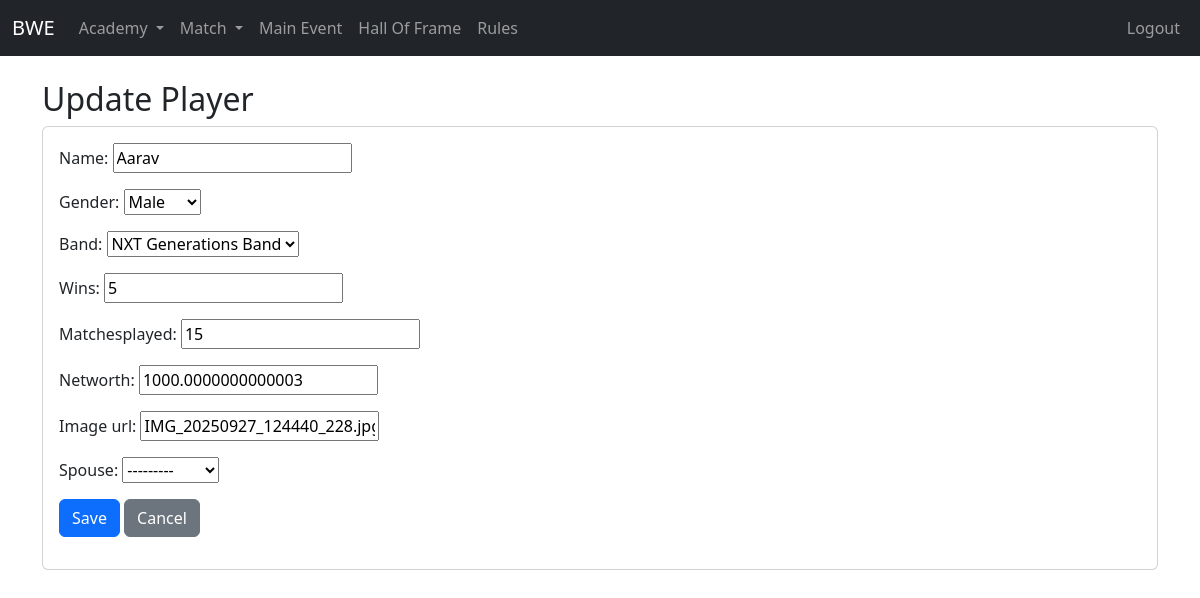
The page /academy/players/111/edit/ (signed in) on the database as committed earlier.
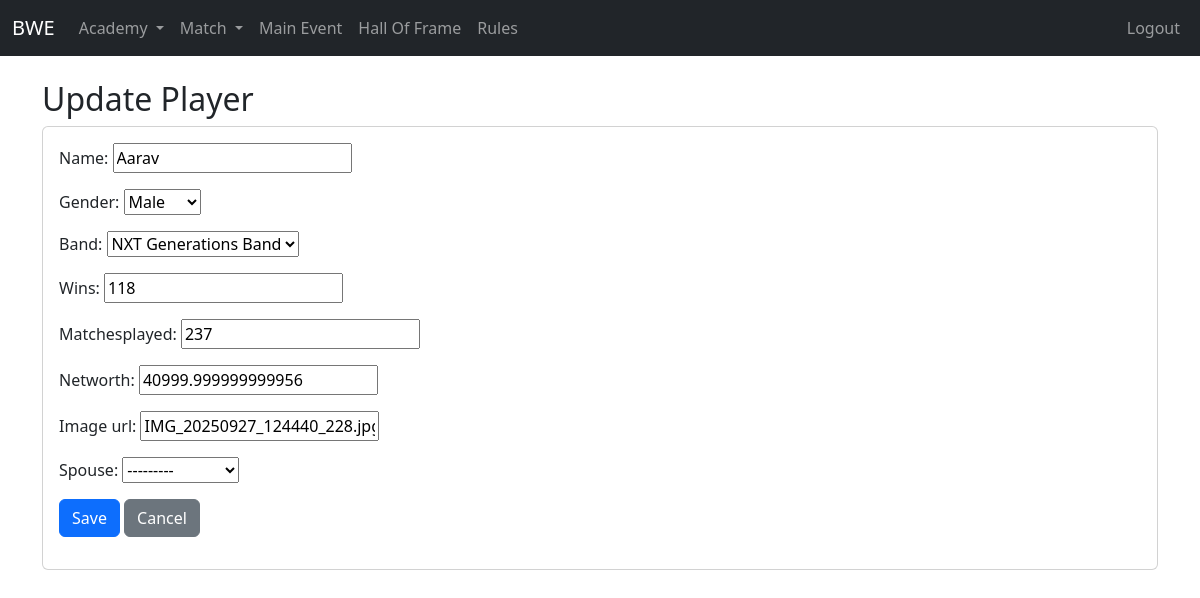
The same page on the database as committed later.
### academy/models.py (models this page shows, shortened)
class Player(models.Model):
    GENDER_CHOICES = [
        ('Male', 'Male'),
        ('Female', 'Female'),
    ]
    name = models.CharField(max_length=200)
    gender = models.CharField(max_length=10, choices=GENDER_CHOICES)
    band = models.ForeignKey(Band, on_delete=models.CASCADE, related_name='player_band')
    wins = models.PositiveIntegerField(default=0)
    matchesplayed = models.PositiveIntegerField(default=0)
    winningpercentage = models.FloatField(default=0)
    networth = models.FloatField(default=0)
    image_url = models.CharField(max_length=120, null=True, blank=True)
    is_active = models.BooleanField(default=True)
    objects = ActivePlayerManager()
    all_objects = models.Manager()
    spouse = models.OneToOneField(
        'self',
        on_delete=models.SET_NULL,
        null=True,
        blank=True,
        related_name="partner"
    )
    def __str__(self):
        return self.name

class Band(models.Model):
    name = models.CharField(max_length=200)
    networth = models.FloatField(default=0)
    image_url = models.CharField(max_length=120, null=True, blank=True)
    emoji = models.CharField(max_length=5, null=True, blank=True)
    def __str__(self):
        return self.name

### academy/views.py (the view)
# urls.py: path('players/<int:pk>/edit/', views.player_update, name='player-update'),
@login_required
def player_update(request, pk):
    form_name = "Update Player"
    player = get_object_or_404(Player.all_objects, pk=pk)
    if request.method == "POST":
        form = PlayerForm(request.POST, instance=player)
        if form.is_valid():
            form.save()
            return redirect('player-list')
    else:
        form = PlayerForm(instance=player)
    return render(request, 'form.html', {'form': form, "form_name": form_name, 'list_url': reverse('player-list'), })

### academy/forms.py
class PlayerForm(forms.ModelForm):
    class Meta:
        model = Player
        fields = ['name', 'gender', 'band', 'wins', 'matchesplayed', 'networth', 'image_url', 'spouse']

### templates/form.html
{% extends "base.html" %}
{% block content %}
<h2>{{ form_name }}</h2>
<form method="post" class="card p-3">{% csrf_token %}
  {{ form.as_p }}
  <p>
    <button type="submit" class="btn btn-primary">Save</button>
    <a href="{{ list_url }}" class="btn btn-secondary">Cancel</a>
  </p>
</form>
{% endblock %}

Rows that differ between the two databases and show on the page:
changed Player "Male": wins "5" → "118"; matchesplayed "15" → "237"; networth "1000.0000000000003" → "40999.999999999956"
